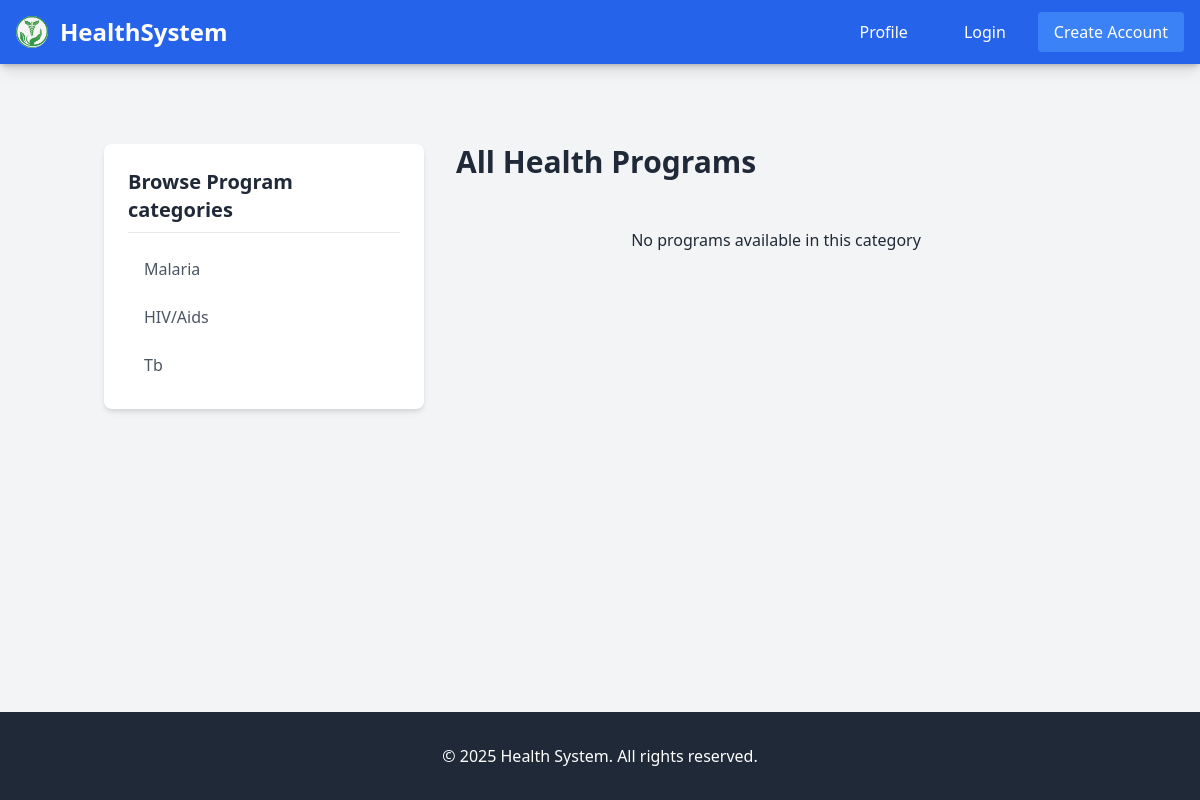
The app's page /programs/, older data.
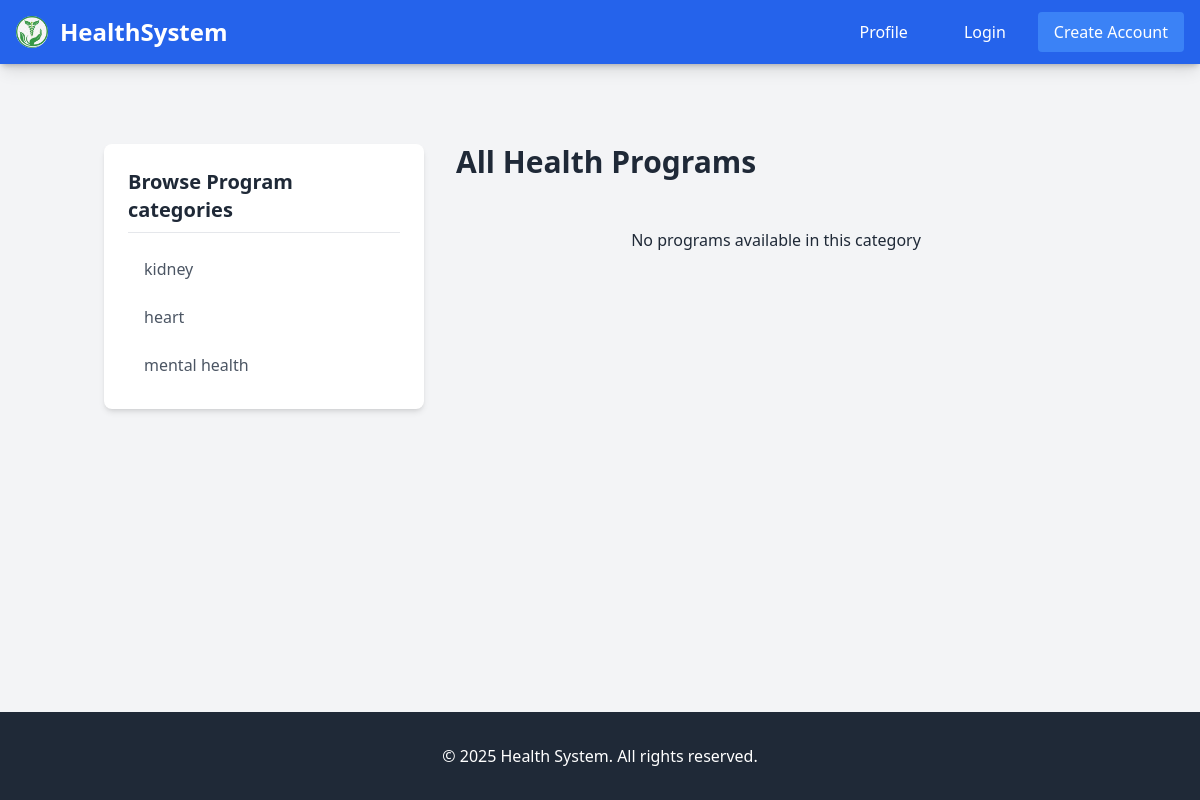
The same page, newer data.
### health/models.py (models this page shows, shortened)
class Category(models.Model):
    name = models.CharField(max_length=100)
    slug = models.SlugField(max_length=100, unique=True)
    class Meta:
        verbose_name_plural = 'health_programs'

### health/views.py (the view)
# urls.py: path('programs/', views.program_list, name='program_list'),
def program_list(request,category_slug=None):
    category = None
    programs = Program.objects.filter(available=True)
    categories = Category.objects.all()
    if category_slug:
        category = get_object_or_404(Category,slug=category_slug)
        programs = programs.filter(category=category)
    return render(request, 'program/programs/programs.html',{
        'category': category,
        'products': programs,
        'categories': categories,
    })

### health/templates/program/programs/programs.html
{% extends 'base.html' %}
{% load static %}
{% block content %}
<div class="container mx-auto px-4 py-8 flex flex-col md:flex-row gap-8">
    <aside class="w-full md:w-64 lg:w-80 shrink-0">
        <div class="bg-white p-6 rounded-lg shadow-md sticky top-8">
            <h2 class="text-xl font-bold mb-4 border-b pb-2">Browse Program categories</h2>
            <ul class="space-y-2">
                {% for category in categories %}
                <li>
                    <a href="{% url 'program_list_by_category' category.slug %}"
                       class="block px-4 py-2 text-gray-600 hover:bg-blue-50 hover:text-blue-700 rounded-md transition-colors {% if current_category.slug == category.slug %}bg-blue-50 text-blue-700 font-medium{% endif %}">
                        {{ category.name }}
                    </a>
                </li>
                {% endfor %}
            </ul>
        </div>
    </aside>
    <main class="flex-1">
        {% if current_category %}
        <h1 class="text-3xl font-bold mb-8">{{ current_category.name }} Programs</h1>
        {% else %}
        <h1 class="text-3xl font-bold mb-8">All Health Programs</h1>
        {% endif %}
        <div class="grid grid-cols-1 md:grid-cols-2 lg:grid-cols-3 gap-6">
            {% for program in programs %}
            <div class="bg-white rounded-lg shadow-md overflow-hidden">
                {% if program.image %}
                <img src="{{ program.image.url }}"
                     alt="{{ program.name }}"
                     class="w-full h-48 object-cover">
                {% endif %}
                <div class="p-6">
                    <h3 class="text-xl font-bold mb-2">{{ program.name }}</h3>
                    <p class="text-gray-600 mb-4">{{ program.description|truncatechars:100 }}</p>
                    <div class="flex items-center justify-between">
                        <a href="{% url 'program_detail' program.id program.slug %}"
                           class="bg-blue-500 text-white px-4 py-2 rounded hover:bg-blue-600">
                            View Details
                        </a>
                        <span class="text-sm text-gray-500">
                            {{ program.created|date:"M d, Y" }}
                        </span>
                    </div>
                </div>
            </div>
            {% empty %}
            <div class="col-span-full text-center py-4">
                No programs available in this category
            </div>
            {% endfor %}
        </div>
    </main>
</div>
{% endblock %}

Row changes from the older to the newer data that the page shows:
removed Category: name "Malaria"
removed Category: name "HIV/Aids"
removed Category: name "Tb"
added Category: name "kidney"
added Category: name "heart"
added Category: name "mental health"
